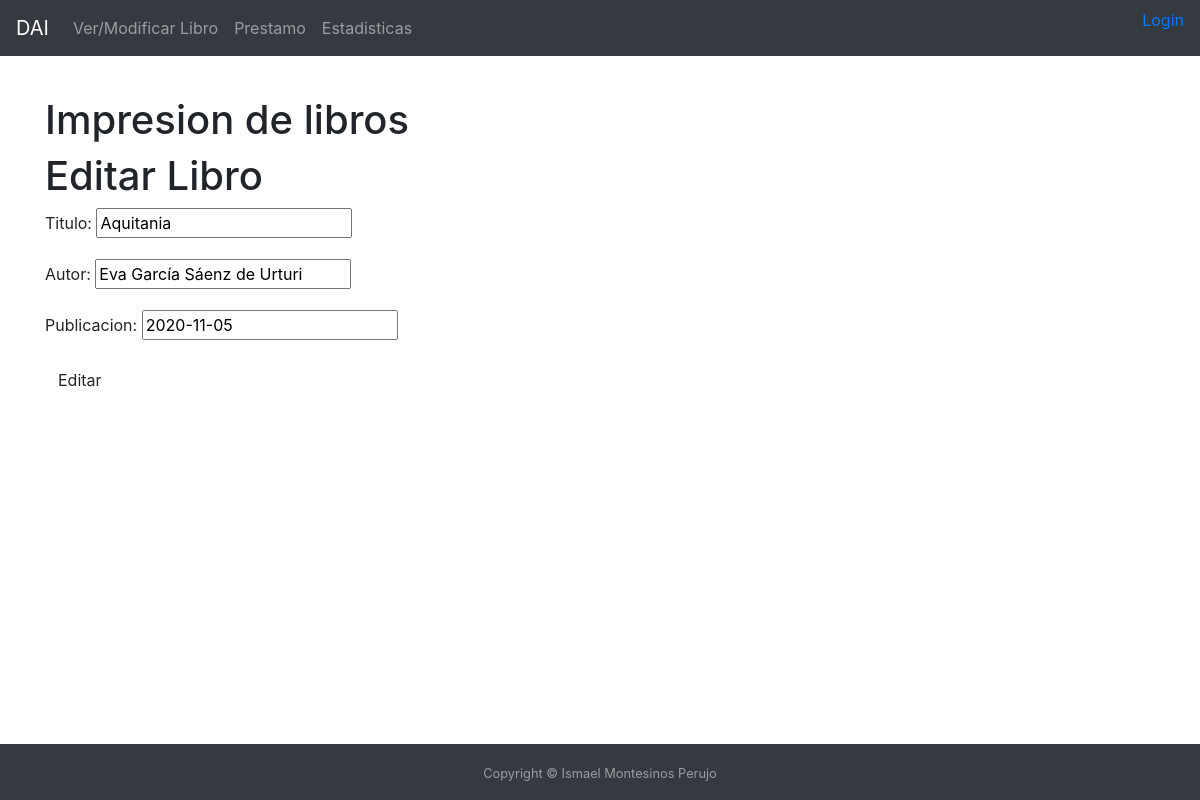
/update/28, run on the app's committed database.
### mi_aplicacion/models.py (models this page shows, shortened)
class Libro(models.Model):
  titulo = models.CharField(max_length=200)
  autor  = models.CharField(max_length=100)
  publicacion = models.DateField()
  prestado = models.BooleanField(default=False)
  veces_prestado = models.IntegerField(default=0)

### mi_aplicacion/views.py (the view)
# urls.py: path('update/', views.update, name='update'),
def update(request,id):
	obj = Libro.objects.get(id=id)
	form = FormLibro(instance=obj)
	if request.method == "POST":
	    form = FormLibro(request.POST, instance=obj)
	    if form.is_valid():
	        form.save()
	    return redirect("edit_libro")
	return render(request, 'update.html', {'form': form})

### mi_aplicacion/forms.py
class FormLibro(forms.ModelForm):
    class Meta:
        model = Libro
        fields = ('titulo', 'autor','publicacion')

### mi_aplicacion/templates/update.html
{% extends "base.html" %}
{% block contenido %}
<h1> Impresion de libros </h1>
 		<h1>Editar Libro</h1>
		<form method="POST"> {% csrf_token %}
		{{ form.as_p }}
		<button type='submit' class="save btn btn-default"> Editar </button>
		</form>
{% endblock %}

### data on the page
Libro: titulo "Aquitania", autor "Eva García Sáenz de Urturi", publicacion "2020-11-05"
